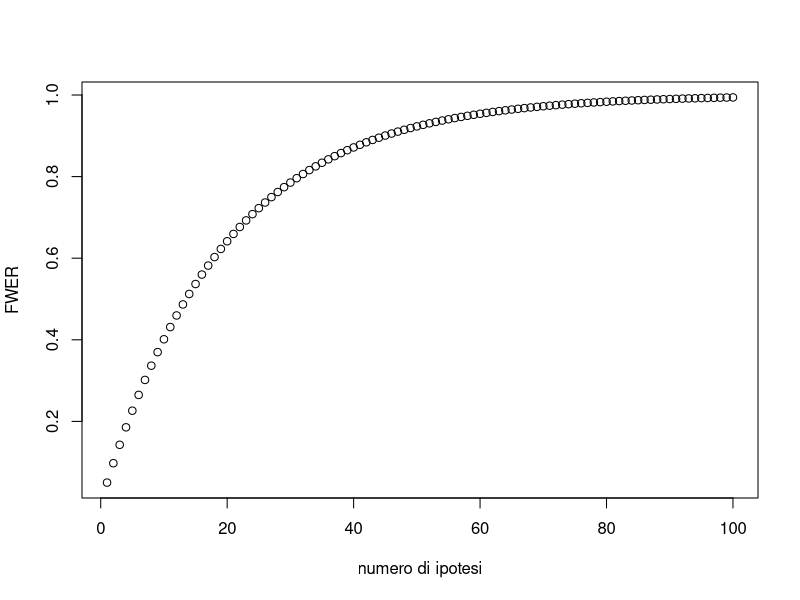
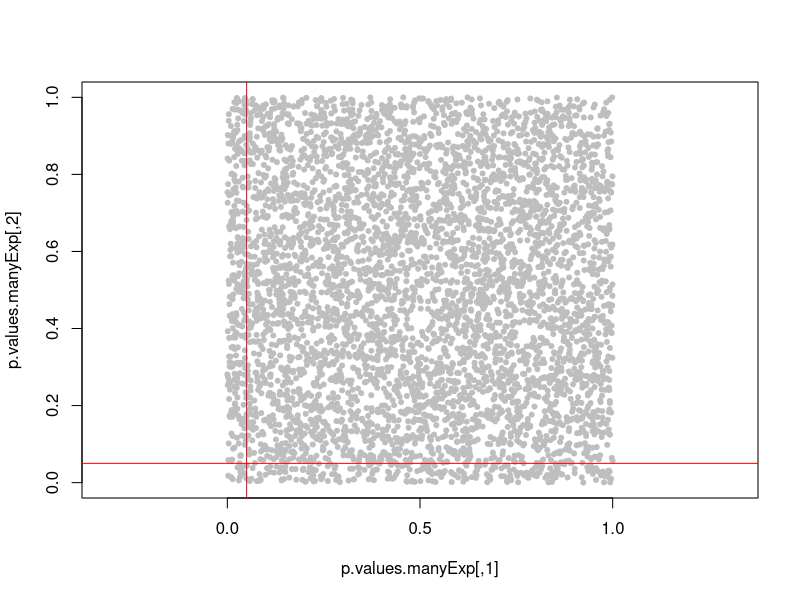
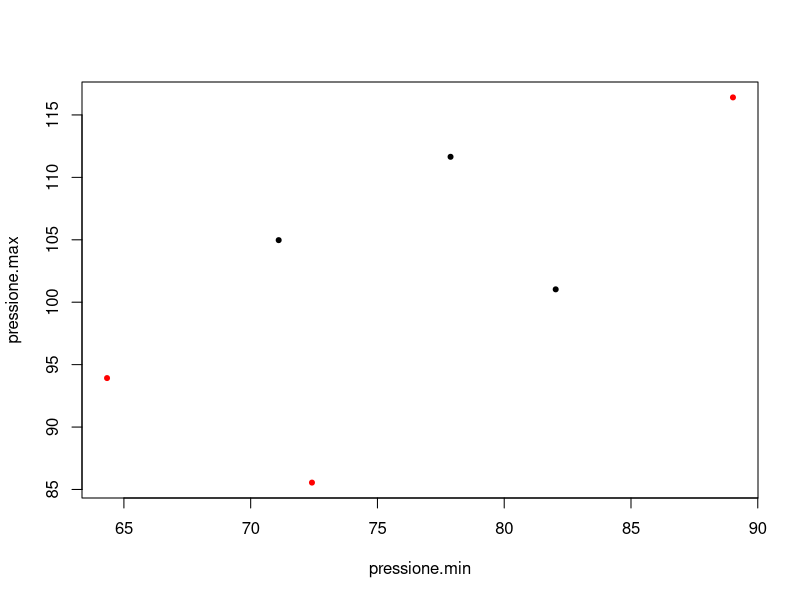
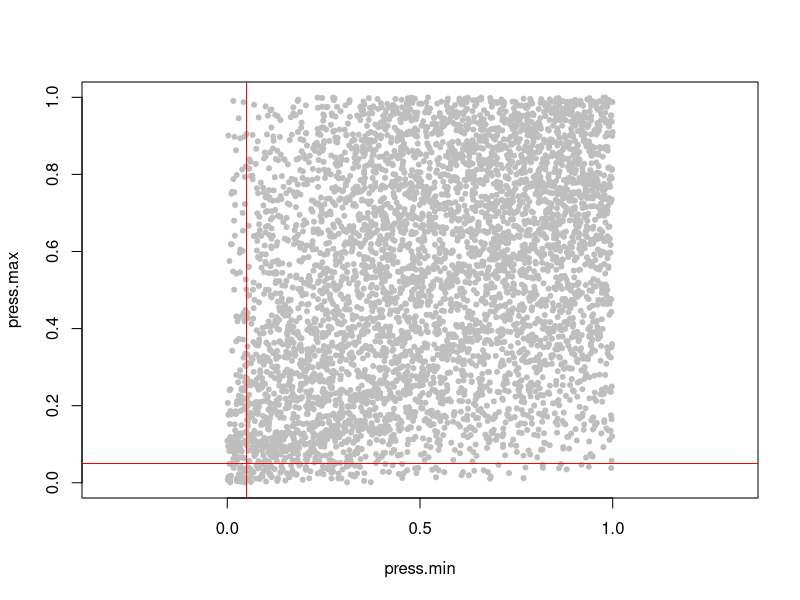
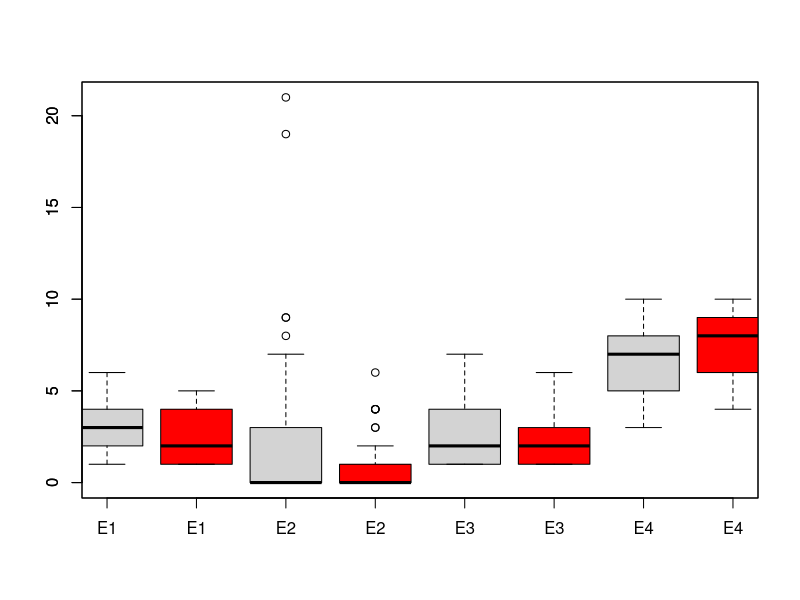
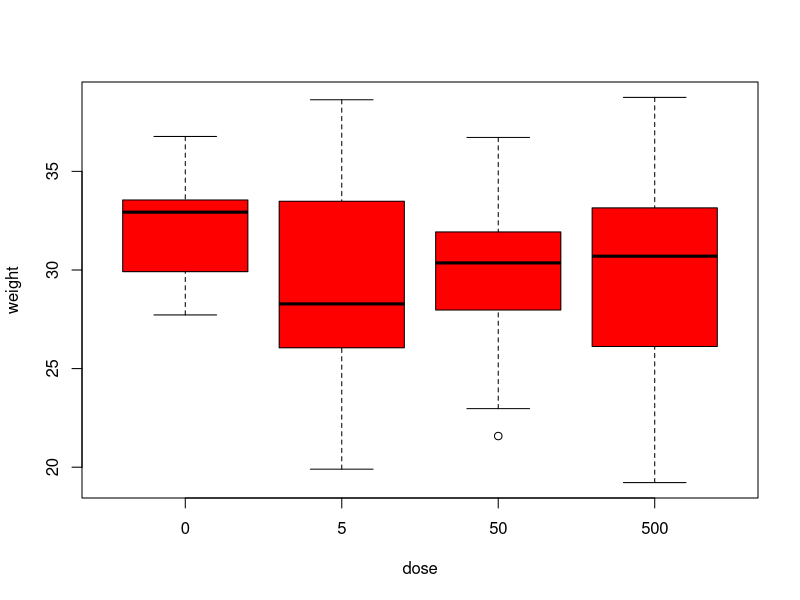
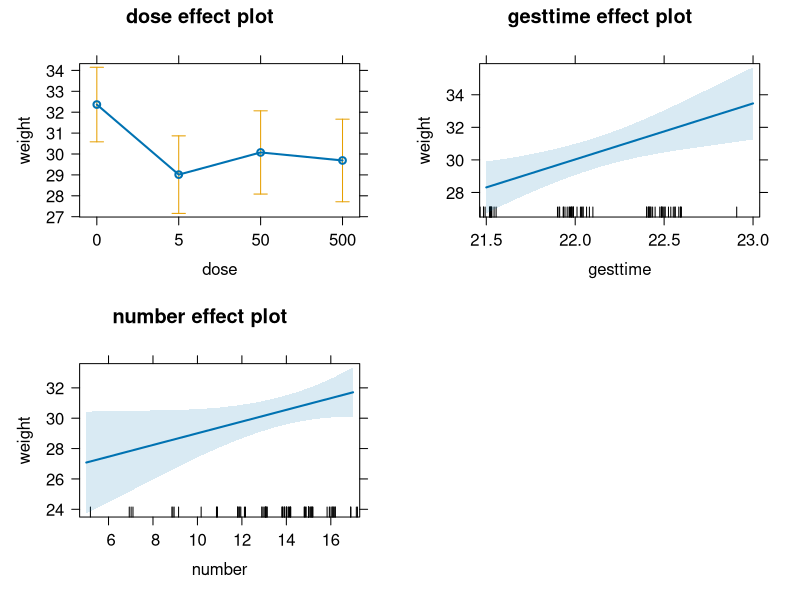

The R script that drew these images, in order:
## ---- chunk 1
set.seed(123)
m=20
(p.values=runif(m))
## ---- chunk 2
alpha = 0.05
(p.values < alpha)
sum(p.values < alpha)
## ---- chunk 3
1 - (1-alpha)^(m) 
## ---- chunk 4
# m = 100
FWER<- 1-(1-alpha)^(1:100)
plot(1:100,FWER,xlab="numero di ipotesi", ylab="FWER")
## ---- chunk 5
alpha.adj<-1 - (1-alpha)^(1/m) 
alpha.adj
(p.values < alpha.adj)
sum(p.values < alpha)
## ---- chunk 6
p.values.adj<-1- (1- p.values)^m
p.values.adj
## ---- chunk 7
p.values.manyExp=cbind(runif(5000),runif(5000))
plot(p.values.manyExp,pch=20,col="grey",asp=1)
abline(v=.05,col="red")
abline(h=.05,col="red")
## ---- chunk 8
B<-5000
V<-vector("numeric", length=B)
for (i in 1:B){
U<-runif(m)
V[i]<-sum(U <= alpha.adj)
}
mean(V>0)
## ---- chunk 9
effetto.individuo=rnorm(6,mean = 0,sd = sqrt(70))
pressione.min=rnorm(6,mean = 82,sd = sqrt(30))+effetto.individuo
pressione.max=rnorm(6,mean = 105,sd = sqrt(30))+effetto.individuo

plot(pressione.min,pressione.max,col=c("black","black","black","red","red","red"),pch=20)
cor(pressione.min,pressione.max)

dati=data.frame(farmaco=c("standard","standard","standard",
                        "new","new","new"),
                pressione.min=pressione.min,
                pressione.max=pressione.max, pch=20)
dati

B=5000
res=replicate(B,{
  effetto.individuo=rnorm(6,mean = 0,sd = sqrt(70))
  pressione.min=rnorm(6,mean = 82,sd = sqrt(30))+effetto.individuo
  pressione.max=rnorm(6,mean = 105,sd = sqrt(30))+effetto.individuo
  c(press.min=t.test(pressione.min[1:3],pressione.min[4:6],var.equal = FALSE)$p.value,
    press.max=t.test(pressione.max[1:3],pressione.max[4:6],var.equal = FALSE)$p.value)
})
res=t(res)
plot(res,pch=20,col="grey",asp=1)
abline(v=.05,col="red")
abline(h=.05,col="red")

#con che probabilità entrambi i p-value<.05? (area in basso a sx)
sum((res[,1]<.05)&(res[,2]<.05))/B

# quanto è atteso in caso di indipendenza dei test?
.05*.05
## ---- chunk 10
require("multcomp")
data(mtept)
gruppo<-mtept[,"treatment"]
risposte<-mtept[,-1]
boxplot(risposte[gruppo=="Placebo",], at=c(1,3,5,7), xlim=c(1,8))
boxplot(risposte[gruppo=="Drug",], at=c(2,4,6,8), col="red", add=T)
## ---- chunk 11
require("multcomp")
m<-4
p.values<-vector("numeric", length=m)
names(p.values)<-names(risposte)
for (i in 1:m){
p.values[i]<-wilcox.test(risposte[gruppo=="Placebo",i], risposte[gruppo=="Drug",i])$p.value
}
p.values
## ---- chunk 12
p.values.adj<-pmin(p.values*m,1)
p.values.adj
p.adjust(p.values,method="bonferroni")
alpha = 0.1
names(p.values.adj)[p.values.adj<=alpha] # nomi degli endpoint significativi ad alpha=10%
## ---- chunk 13
p.values
p.adjust(p.values,method = "bonferroni")

p.adjust(p.values,method = "holm")
## ---- chunk 14
library(multcomp)
data(litter)
head(litter)
?litter
#Dose response of litter weights in rats.
# Details
# Pregnant mice were divided into four groups and the compound in four different doses was administered during pregnancy. Their litters were evaluated for birth weights.
# dose: dosages at four levels: 0, 5, 50, 500.
# weight: response variable: average post-birth weights in the entire litter.

boxplot(weight~dose,data=litter,col="red")
## ---- chunk 15
amod <- lm(weight ~ dose + gesttime + number, data = litter)
summary(amod)
## ---- chunk 16

# # Una idea per visualizzare le differenze dei gruppi 'al netto' delle covariate gesttime e number  
# weight.resid=residuals(lm(weight ~ gesttime + number, data = litter))
# boxplot(weight.resid~dose,data=litter,col="red")

# un modo più veloce:
library(effects)
plot(allEffects(amod))
## ---- chunk 17
### define matrix of linear hypotheses for 'dose'
doselev <- as.integer(levels(litter$dose))
K <- contrMat(table(litter$dose), "Tukey")

### set up multiple comparison object
Kht <- glht(amod, linfct = mcp(dose = K), alternative = "less")

### cf. Westfall (1997, Table 2)
summary(Kht, test = univariate())
summary(Kht, test = adjusted("bonferroni"))
summary(Kht, test = adjusted("holm"))
summary(Kht, test = adjusted("Shaffer"))
